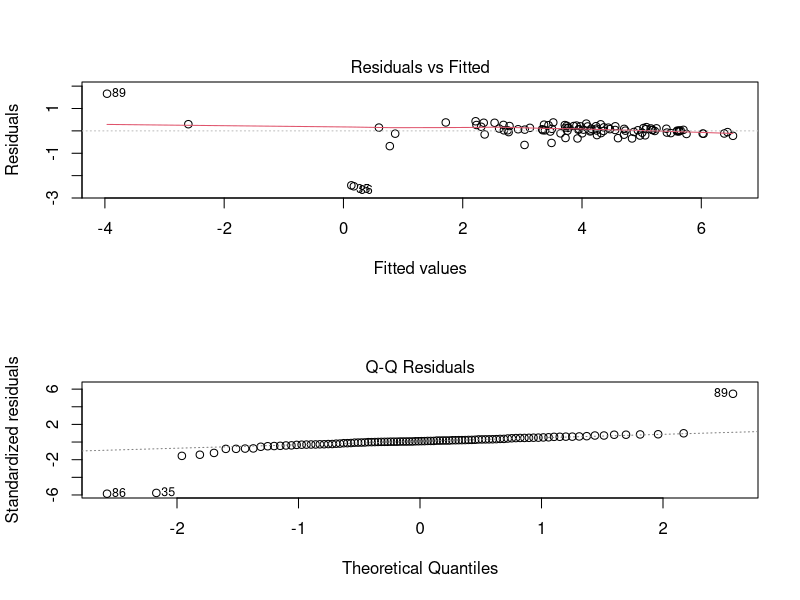
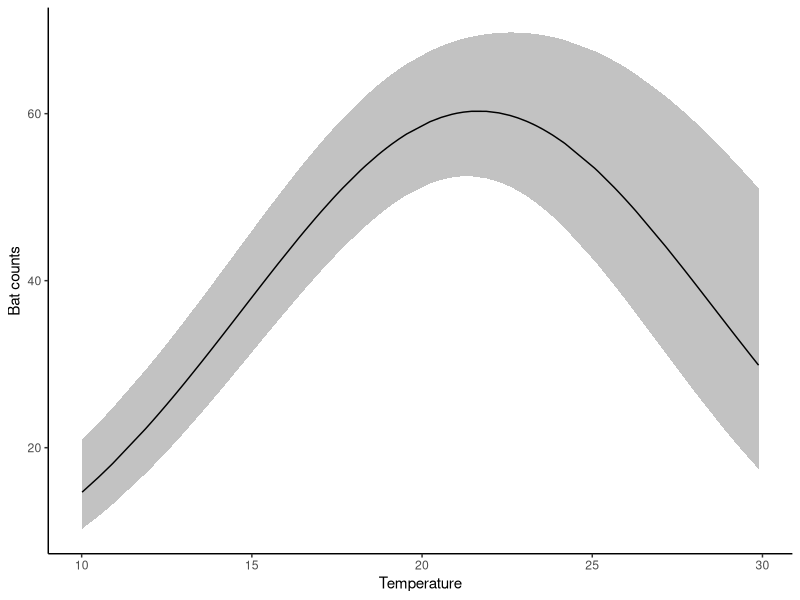
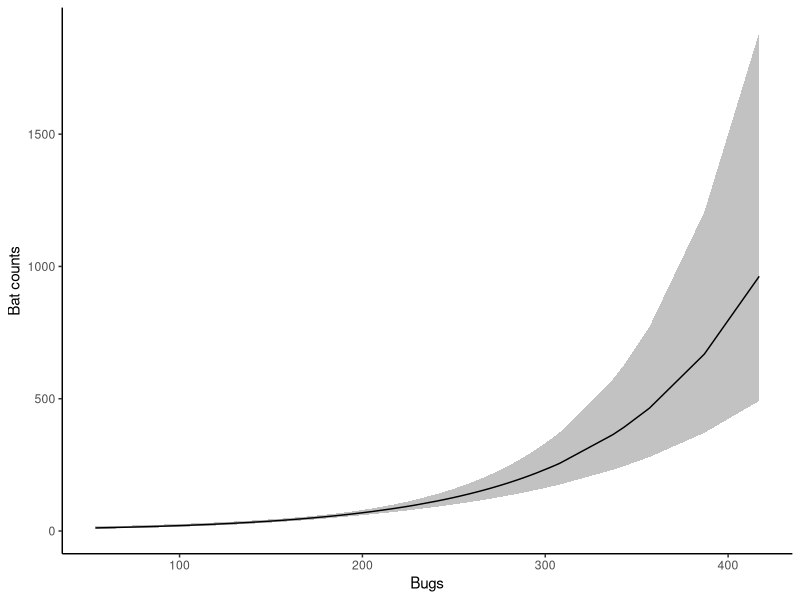
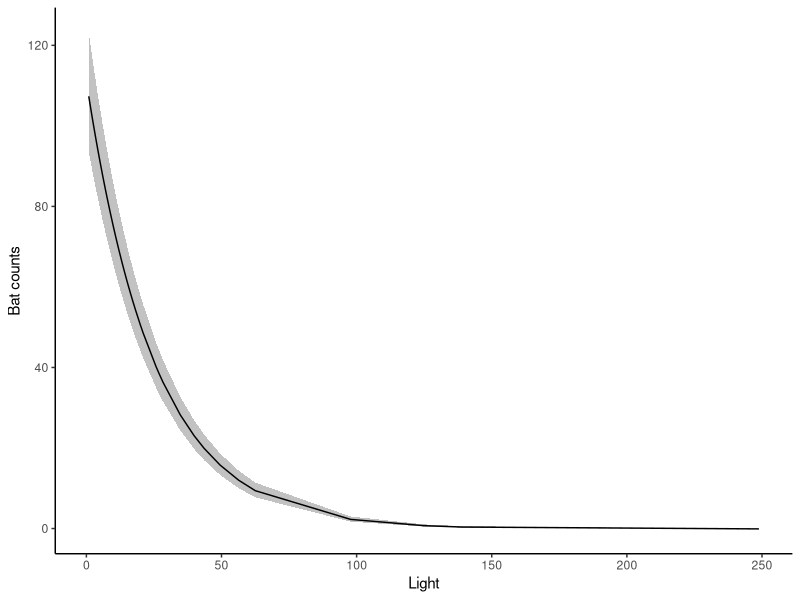

The R source for these figures, in order:
#More simulated bat data, this time within a causal modeling framework

set.seed(123)
N <- 100
temp <- runif(N,10,30) #Temperature
humidity <- temp+40+rnorm(N,0,5) #Humidity
clouds <- rbeta(N,6,3) #Cloud cover
light <- 3000*exp(clouds*-10)+rexp(N,0.3) #Light levels
# bugs <- round(runif(N,0,100))
bugs <- rpois(N,abs(-30+temp*0.1+0.3*temp^2)+rgamma(N,10,0.1)) #Bugs per night (negbin)

#In this model, bats care about temperature, light, and bugs

#True causal model: 
# bats <- poly(temp,2) + light + bugs
# bugs <- poly(temp,2)
# light <- clouds
# humidity <- temp
  
tempEff <- 0.01*(-temp+5)*(temp - 40)
lightEff <- light*(-0.05)
bugEff <- bugs*0.01
ybats <- tempEff + bugEff + lightEff
bats <- rpois(N,exp(ybats))
dat <- data.frame(bats,temp,humidity,clouds,light,bugs)
write.csv(dat,file='batDat2.csv')

mod1 <- lm(log(bats+0.1)~poly(temp,2)+light+bugs,data=dat)
par(mfrow=c(2,1))
plot(mod1,which=c(1,2)) #Couple outliers, but not horrible

summary(mod1) #Pretty good. Coeffs for poly are from othogonal polynomials

library(tidyverse)
theme_set(theme_classic())
library(ggeffects)

data.frame(ggpredict(mod1,terms='temp',back.transform = TRUE)) %>% 
  ggplot(aes(x,predicted))+
  geom_ribbon(aes(ymax=conf.high,ymin=conf.low),alpha=0.3)+
  geom_line()+labs(x='Temperature',y='Bat counts')

data.frame(ggpredict(mod1,terms='bugs',back.transform = TRUE)) %>% 
  ggplot(aes(x,predicted))+
  geom_ribbon(aes(ymax=conf.high,ymin=conf.low),alpha=0.3)+
  geom_line()+labs(x='Bugs',y='Bat counts')

data.frame(ggpredict(mod1,terms='light',back.transform = TRUE)) %>% 
  ggplot(aes(x,predicted))+
  geom_ribbon(aes(ymax=conf.high,ymin=conf.low),alpha=0.3)+
  geom_line()+labs(x='Light',y='Bat counts')
